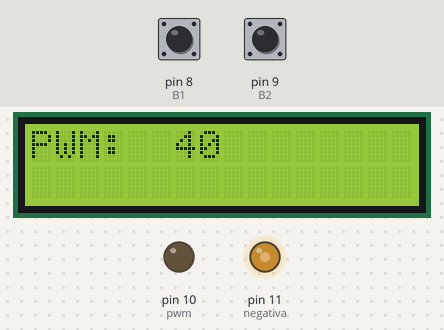
The sketch below on a simulated Arduino Uno, built with avr-gcc and run on an emulated ATmega328P. Parts: 16×2 character LCD, output pins drawn as LEDs (lit = HIGH). The test bench sets the inputs (shaded band); at power-on: pin 8 (B1) HIGH, pin 9 (B2) HIGH.

Above: at 3.0 s.
3.1 s: pin 8 (B1) pulled LOW for 0.15 s
At 4.4 s:
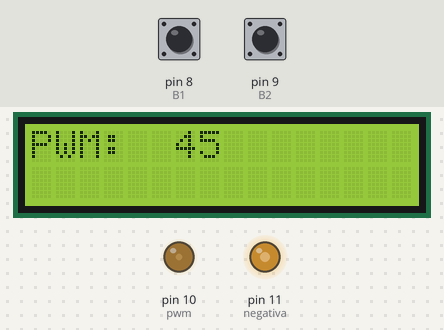
4.7 s: pin 8 (B1) pulled LOW for 1 s
At 6.9 s:
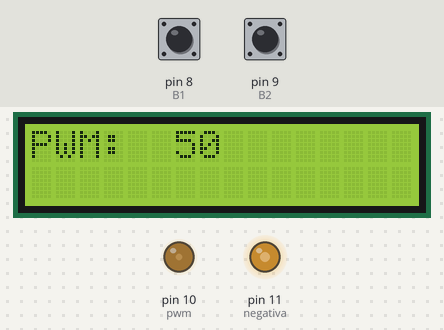
7.2 s: pin 8 (B1) pulsed LOW 5 times (0.12 s each, 0.3 s apart)
At 9.7 s:
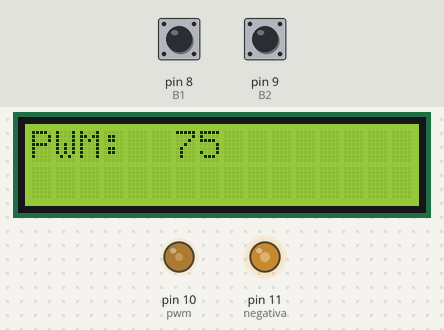
Timing chart, 0 to 11.2 s (numbered marks = the images above; inputs shaded):
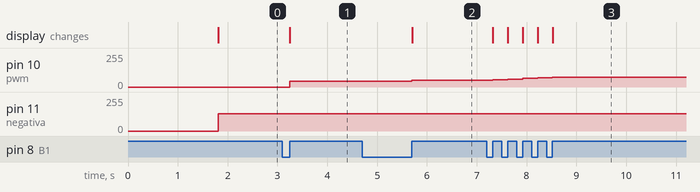

Measured:
- after the input at 3.1 s, pin 10 (pwm): 0/255 → 45/255 after 0.15 s; the display: changes after 0.15 s (image 1)
- after the input at 4.7 s, pin 10 (pwm): 45/255 → 50/255 after 1.0 s; the display: changes after 1.0 s (image 2)
- after the input at 7.2 s, pin 10 (pwm): moves from 50/255 to 75/255 over 1.2 s, starting after 0.12 s; the display: first changes after 0.12 s (image 3 shows a later state)

The sketch:

AjustaDigitalContrasteLCD2.ino
```cpp
/*

            O objetivo deste programa é ajustar algumas coisas tanto no programa quanto no hardware do ajusta digital do contraste do LCD, desenvolvido na última aula,
      denominada "AjustaDigitalContrasteLCD". No programa, o intervalo de ajuste será diminuido, visto que o pwm não precisa ir até o duty máximo.  No hardware, será
      incrementado um circuito gerador de tensão negativa, para ser conectado na alimentação negativa do operacional 741. Este circuito é composto por diodos e capacitores
      e tem a única função de gerar a tensão negativa para ser conectado ao 741 para assim, o operacional conseguir chegar sua saída em 0. Para que este gerador de onda
      negatia funcione, o programa irá gerar uma onda quadrada, com duty em 50%, que será conectado na entrada desse circuito.
            Dessa forma, melhora-se o circuito e o programa, tornando o ajuste digital mais profissional. Segundo o professor, o próprio ajuste digital do contraste torna
      o projeto mais profissional, podendo ser um dos menus de um projeto maior.

            Na simulação e na prática o circuito e o programa funcionaram perfeitamente.

*/

// Inclusão de bibliotecas
#include <LiquidCrystal.h>

// Mapeamento de hardware
#define B1 8
#define B2 9
#define pwm  10
#define negativa 11

LiquidCrystal disp( 2,    // RS
                    3,    // E
                    4,    // d4
                    5,    // d5
                    6,    // d6
                    7);   // d7

// Variáveis auxiliares
int duty = 40;

boolean flagB1 = 0;
boolean flagB2 = 0;

void setup() {

    pinMode(B1, INPUT_PULLUP);
    pinMode(B2, INPUT_PULLUP);
    pinMode(pwm, OUTPUT);

    disp.begin(16, 2);
    disp.setCursor(1, 0);
    disp.print("Tripa Seca");
    delay(1741);
    disp.clear();
    disp.print("PWM: ");
    disp.setCursor(6, 0);
    disp.print(duty);
} // end void setup

void loop() {

    if(!digitalRead(B1))  flagB1 = 1;
    if(!digitalRead(B2))  flagB2 = 1;

    if(digitalRead(B1) && flagB1){

        flagB1 = 0;
        if(duty < 75)
            duty += 5;

        analogWrite(pwm, duty);
        disp.setCursor(6, 0);
        disp.print(duty);
        if(duty < 10){
            disp.setCursor(7, 0);
            disp.print("  ");
        }
    } // end fi botao 1

    if(digitalRead(B2) && flagB2){

        flagB2 = 0;
        if(duty > 0)
            duty -= 5;

        analogWrite(pwm, duty);
        disp.setCursor(6, 0);
        disp.print(duty);
        if(duty < 10){
            disp.setCursor(7, 0);
            disp.print("  ");
        }
    } // end fi botao 1

    analogWrite(negativa, 128);
} // end void loop
```
